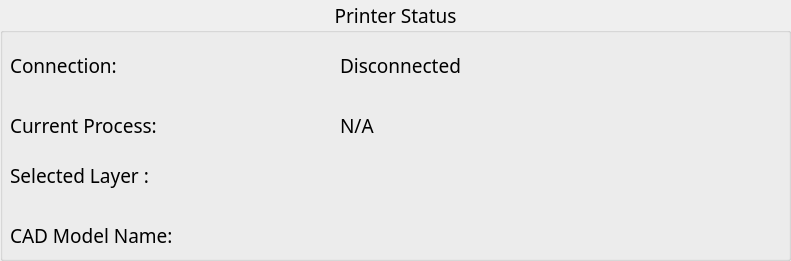
   <widget class="QGroupBox" name="groupBoxstatus">
    <property name="geometry">
     <rect>
      <x>10</x>
      <y>510</y>
      <width>791</width>
      <height>261</height>
     </rect>
    </property>
    <property name="font">
     <font>
      <family>Franklin Gothic Demi Cond</family>
      <pointsize>14</pointsize>
      <weight>50</weight>
      <bold>false</bold>
      <underline>false</underline>
     </font>
    </property>
    <property name="title">
     <string>Printer Status</string>
    </property>
    <property name="alignment">
     <set>Qt::AlignCenter</set>
    </property>
    <property name="flat">
     <bool>false</bool>
    </property>
    <property name="checkable">
     <bool>false</bool>
    </property>
    <widget class="QLabel" name="connection">
     <property name="enabled">
      <bool>true</bool>
     </property>
     <property name="geometry">
      <rect>
       <x>10</x>
       <y>50</y>
       <width>121</width>
       <height>31</height>
      </rect>
     </property>
     <property name="font">
      <font>
       <pointsize>14</pointsize>
       <weight>50</weight>
       <italic>false</italic>
       <bold>false</bold>
       <underline>false</underline>
      </font>
     </property>
     <property name="cursor">
      <cursorShape>ArrowCursor</cursorShape>
     </property>
     <property name="mouseTracking">
      <bool>false</bool>
     </property>
     <property name="text">
      <string>Connection:</string>
     </property>
     <property name="textFormat">
      <enum>Qt::AutoText</enum>
     </property>
     <property name="wordWrap">
      <bool>false</bool>
     </property>
    </widget>
    <widget class="QLabel" name="currentprocess">
     <property name="geometry">
      <rect>
       <x>10</x>
       <y>110</y>
       <width>171</width>
       <height>31</height>
      </rect>
     </property>
     <property name="text">
      <string>Current Process:</string>
     </property>
    </widget>
    <widget class="QLabel" name="layerinfo">
     <property name="geometry">
      <rect>
       <x>10</x>
       <y>160</y>
       <width>171</width>
       <height>31</height>
      </rect>
     </property>
     <property name="text">
      <string>Selected Layer :</string>
     </property>
    </widget>
    <widget class="QLabel" name="cadmodelname">
     <property name="geometry">
      <rect>
       <x>10</x>
       <y>220</y>
       <width>171</width>
       <height>31</height>
      </rect>
     </property>
     <property name="text">
      <string>CAD Model Name:</string>
     </property>
    </widget>
    <widget class="QLabel" name="connectionstatus">
     <property name="geometry">
      <rect>
       <x>340</x>
       <y>50</y>
       <width>241</width>
       <height>31</height>
      </rect>
     </property>
     <property name="frameShape">
      <enum>QFrame::NoFrame</enum>
     </property>
     <property name="text">
      <string>Disconnected</string>
     </property>
    </widget>
    <widget class="QLabel" name="process">
     <property name="geometry">
      <rect>
       <x>340</x>
       <y>110</y>
       <width>241</width>
       <height>31</height>
      </rect>
     </property>
     <property name="frameShape">
      <enum>QFrame::NoFrame</enum>
     </property>
     <property name="text">
      <string>N/A</string>
     </property>
    </widget>
    <widget class="QLabel" name="layernum">
     <property name="geometry">
      <rect>
       <x>340</x>
       <y>160</y>
       <width>241</width>
       <height>31</height>
      </rect>
     </property>
     <property name="frameShape">
      <enum>QFrame::NoFrame</enum>
     </property>
     <property name="text">
      <string/>
     </property>
    </widget>
    <widget class="QLabel" name="modelname">
     <property name="geometry">
      <rect>
       <x>340</x>
       <y>220</y>
       <width>241</width>
       <height>31</height>
      </rect>
     </property>
     <property name="frameShape">
      <enum>QFrame::NoFrame</enum>
     </property>
     <property name="text">
      <string/>
     </property>
    </widget>
   </widget>
